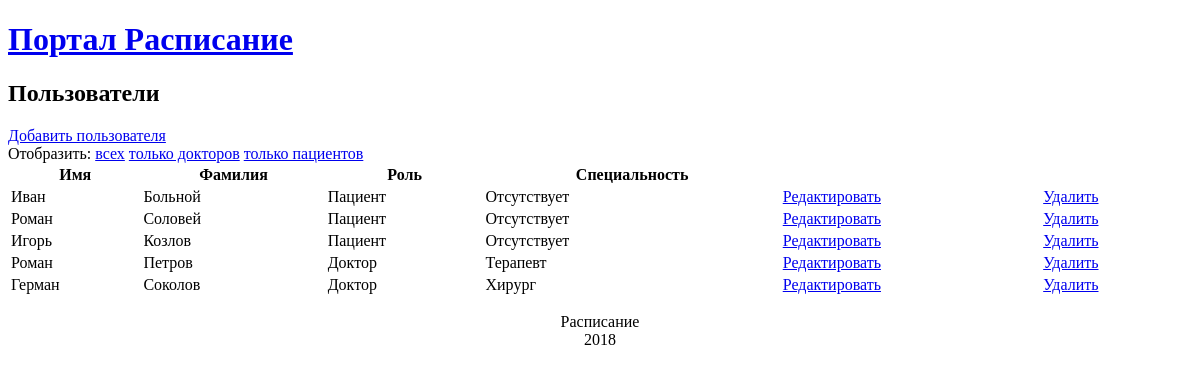
Before: /users/index.php with the older database file.
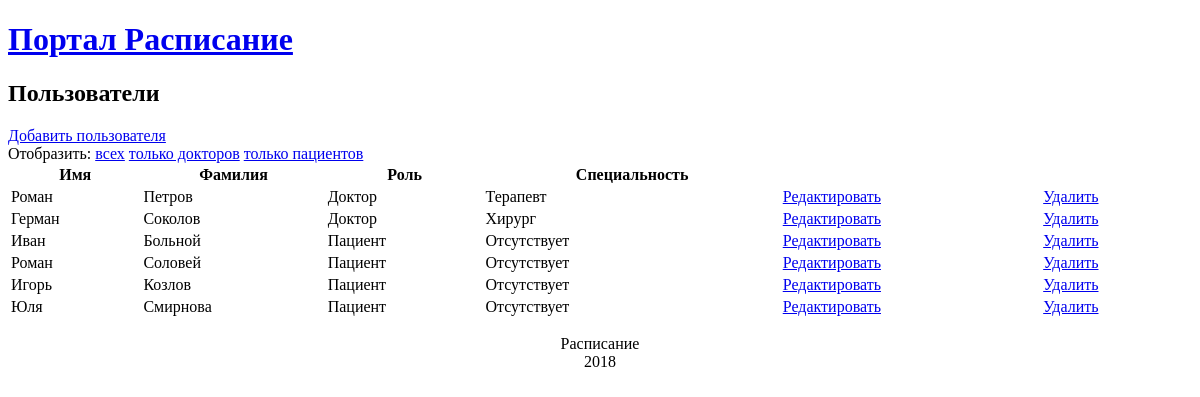
After: the same page with the newer database file.
### tables this page shows
CREATE TABLE `users` (
  `id` int(11) UNSIGNED NOT NULL,
  `firstName` varchar(255) NOT NULL,
  `lastName` varchar(255) NOT NULL,
  `roleId` int(11) UNSIGNED NOT NULL DEFAULT '2',
  `specialtyId` int(11) UNSIGNED NOT NULL
);

CREATE TABLE `roles` (
  `id` int(11) UNSIGNED NOT NULL,
  `title` varchar(255) NOT NULL
);

CREATE TABLE `specialtys` (
  `id` int(11) UNSIGNED NOT NULL,
  `title` varchar(255) NOT NULL
);

### models/users.php (called while the page is built, shortened)
<?php
function users_all($link, $role = "")
{
    $query = "SELECT users.id,
                     users.firstName,
                     users.lastName,
                     roles.title AS \"roleId\",
                     specialtys.title AS \"specialtyId\"
              FROM users
              JOIN roles ON users.roleId=roles.id
              JOIN specialtys ON users.specialtyId=specialtys.id";
    $result = mysqli_query($link, $query);
    $n = mysqli_num_rows($result);
    $users = array();
    for ($i = 0; $i < $n; $i++)
    {
        $row = mysqli_fetch_assoc($result);
        $users[] = $row;
    }
    return $users;
}

### views/users.php (the view, shortened to what this page needs)
<!DOCTYPE html>
<html>
<head>
    <link rel="stylesheet" href="../style.css" />
</head>
<body>
    <div class="container">
        <a href="../index.php"><h1>Портал Расписание</h1></a>
        <h2>Пользователи</h2>
        <div>
            <a href="index.php?action=add&id=0">Добавить пользователя</a>
            <br>
            Отобразить:
            <a href="index.php?action=show&filter=all">всех</a>
            <a href="index.php?action=show&filter=doctors">только докторов</a>
            <a href="index.php?action=show&filter=patients">только пациентов</a>
            <table class="managementTable">
                <tr>
                    <th>Имя</th>
                    <th>Фамилия</th>
                    <th>Роль</th>
                    <th>Специальность</th>
                    <th></th>
                    <th></th>
                </tr>
                <?php foreach($users as $item): ?>
                <tr>
                    <td><?=$item['firstName']?></td>
                    <td><?=$item['lastName']?></td>
                    <td><?=$item['roleId']?></td>
                    <td><?=$item['specialtyId']?></td>
                    <td>
                        <a href="index.php?action=edit&id=<?=$item['id']?>">Редактировать</a>
                    </td>
                    <td>
                        <a href="index.php?action=delete&id=<?=$item['id']?>">Удалить</a>
                    </td>
                </tr>
                <?php endforeach ?>
            </table>
        </div>
        <footer>
                <p>Расписание<br>2018</p>
        </footer>
    </div>
</body>
</html>

Changed rows visible on the page:
shown differently, row unchanged: users "Петров": moves up the list
shown differently, row unchanged: users "Герман": moves up the list
added users: firstName "Юля", lastName "Смирнова", roleId.title "Пациент", specialtyId.title "Отсутствует"
